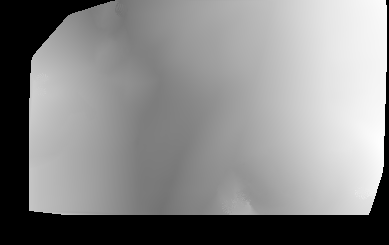
#> input picture submission/mesh/PHerc0306B_20250521133212_w074own_touchup_V5Rc/x.tif, 389 x 245 px, found by its file name; its folder holds 3 pictures in this run
$ python check.py ../../../../../../mesh/PHerc0306B_20250521133212_w074own_touchup_V5Rc/x.tif
#> lines starting #> are read from the running program, lines starting #| are printed output that depends on the picture
"""check.py : A-click exclusion check (lane P306).  Every lane uses this to assert that no click, KD view, label or statistic
comes from lead A's claim region (any surface shown in any claim image, versions 1-5) or from within 2.0 mm of it in 3-D.

Python:
    import sys; sys.path.insert(0, '<P3>/aclick/p306/exclusion'); import check
    ok = check.allowed('/path/render.zarr', ys, xs)                 # bool array, True = allowed
    d  = check.distance_mm('/path/render.zarr', ys, xs)             # mm to the zone surface (nan = no mesh there)
    m  = check.allowed_mask('/path/render.zarr', roi=(y0, y1, x0, x1), pad_mm=0.4)   # full-res bool mask of a render (or ROI)
    check.assert_allowed(zarr, ys, xs)                               # raises if any pixel is in the zone
`zarr_path_or_mesh` is a render zarr registered in renders.json (or a crop zarr with crop.json pointing at one), or a tifxyz
directory (x.tif/y.tif/z.tif/meta.json; render px = grid / scale, vc_render_tifxyz --scale 1 convention).  For an
unregistered render pass mesh='<tifxyz dir>' (and offset_yx if the zarr is a crop), or add it with `check.py register`.

Rule: a render pixel is mapped to 3-D through its tifxyz mesh (bilinear); it is allowed iff that point is >= radius_mm (2.0)
+ pad_mm from every zone point.  Pixels with no valid mesh are NOT allowed (no 3-D position).  pad_mm: add the half-extent of
whatever the pixel stands for, e.g. a v8-in 64 px input tile around a click -> pad_mm = 0.39 (half diagonal), so the whole
tile is >= 2.0 mm away.  The render slab (+-20 layers = +-0.17 mm along the normal) is covered by a fixed 0.2 mm in
SLAB_MM, added always.

CLI:
    check.py ZARR y,x [y,x ...]           print distance and verdict per point
    check.py ZARR --mask OUT.npz [--roi y0 y1 x0 x1] [--pad 0.4] [--step 4]
    check.py register ZARR MESH [--offset y x]
    check.py selftest
"""
import json, os, sys
import numpy as np

HERE = os.path.dirname(os.path.abspath(__file__))
VX_MM = 0.00864
RADIUS_MM = 2.0
SLAB_MM = 0.2          # render slab half-depth (41 layers, +-20 vx = 0.17 mm) + densify spacing (<= 0.03 mm), rounded up
_TREE = None
_MESH = {}


# [6 lines left out: function _tree, not called in this run]


def _registry():
    p = f'{HERE}/renders.json'
    return json.load(open(p)) if os.path.exists(p) else {}


def resolve(zarr_path_or_mesh, mesh=None, offset_yx=(0, 0)):
    """-> (mesh dir, (oy, ox) offset added to render px before the mesh lookup)."""
    p = os.path.realpath(str(zarr_path_or_mesh).rstrip('/'))
    if mesh: return os.path.realpath(mesh), tuple(offset_yx)
    if os.path.exists(f'{p}/x.tif'): return p, (0, 0)
    reg = _registry()
    if p in reg: return reg[p]['mesh'], tuple(reg[p].get('offset_yx', (0, 0)))
    cj = f'{p}/crop.json'
    if os.path.exists(cj):
        c = json.load(open(cj)); m, (oy, ox) = resolve(c['render']); b = c['box']   # box = y0, y1, x0, x1
        return m, (oy + b[0], ox + b[2])
    raise KeyError(f'{p}: render not registered in {HERE}/renders.json; pass mesh= or run "check.py register ZARR MESH"')


def _load_mesh(mesh):
    if mesh not in _MESH:
        import tifffile
        P = np.stack([tifffile.imread(f'{mesh}/{a}.tif').astype(np.float64) for a in 'xyz'], -1)
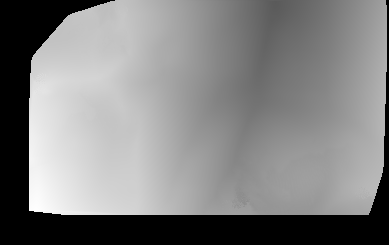
#> input picture submission/mesh/PHerc0306B_20250521133212_w074own_touchup_V5Rc/y.tif, 389 x 245 px, found by its file name
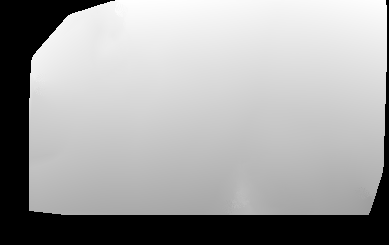
#> input picture submission/mesh/PHerc0306B_20250521133212_w074own_touchup_V5Rc/z.tif, 389 x 245 px, found by its file name
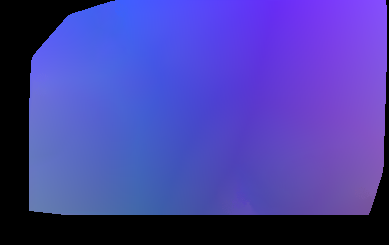
#> P: shape (245, 389, 3) float64; mean R, G, B 3348.1, 2968.7, 7539.1; drawn with min black and max white
#> (the run stopped early here; a loop or call above may not have finished)
